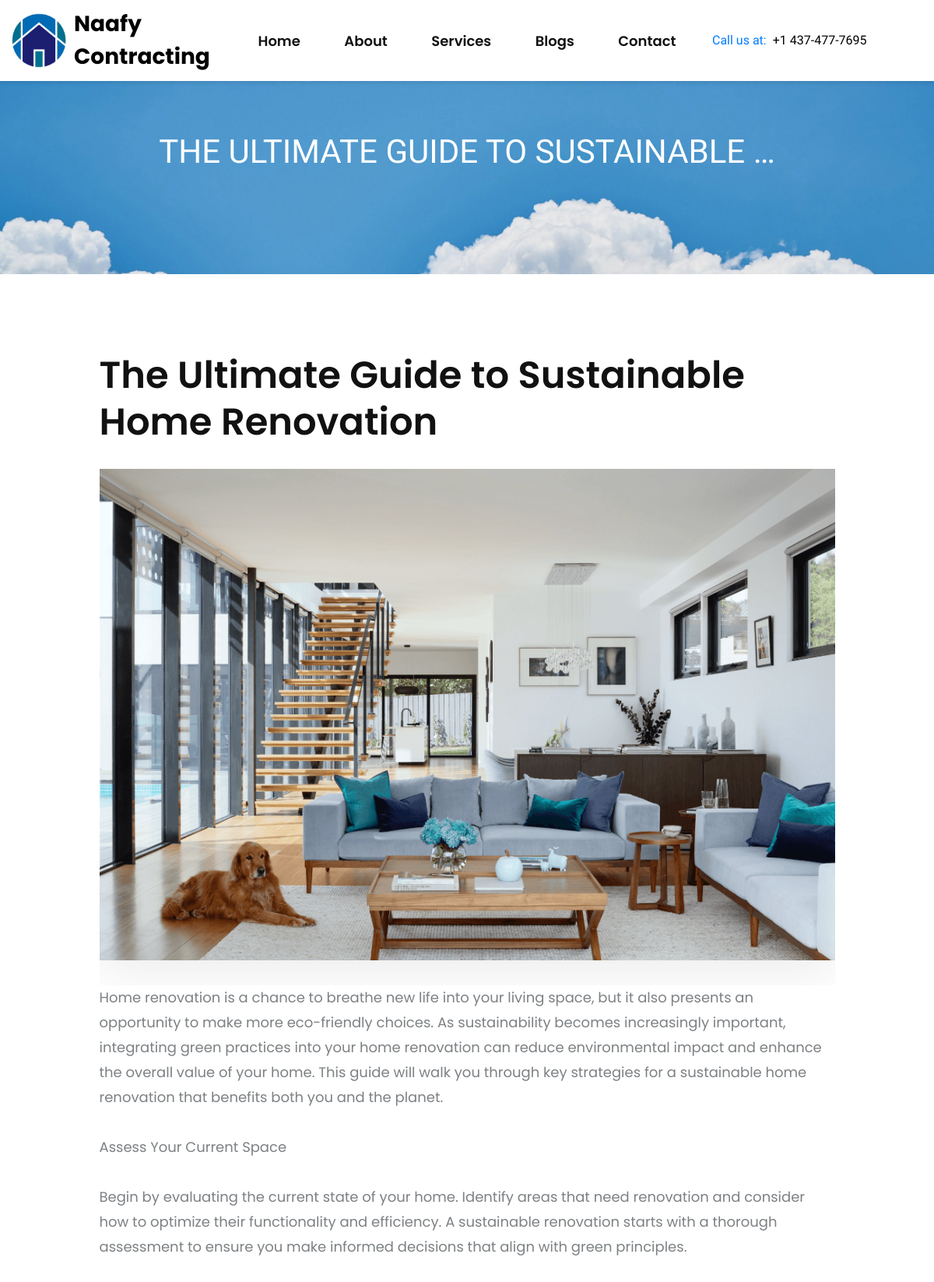
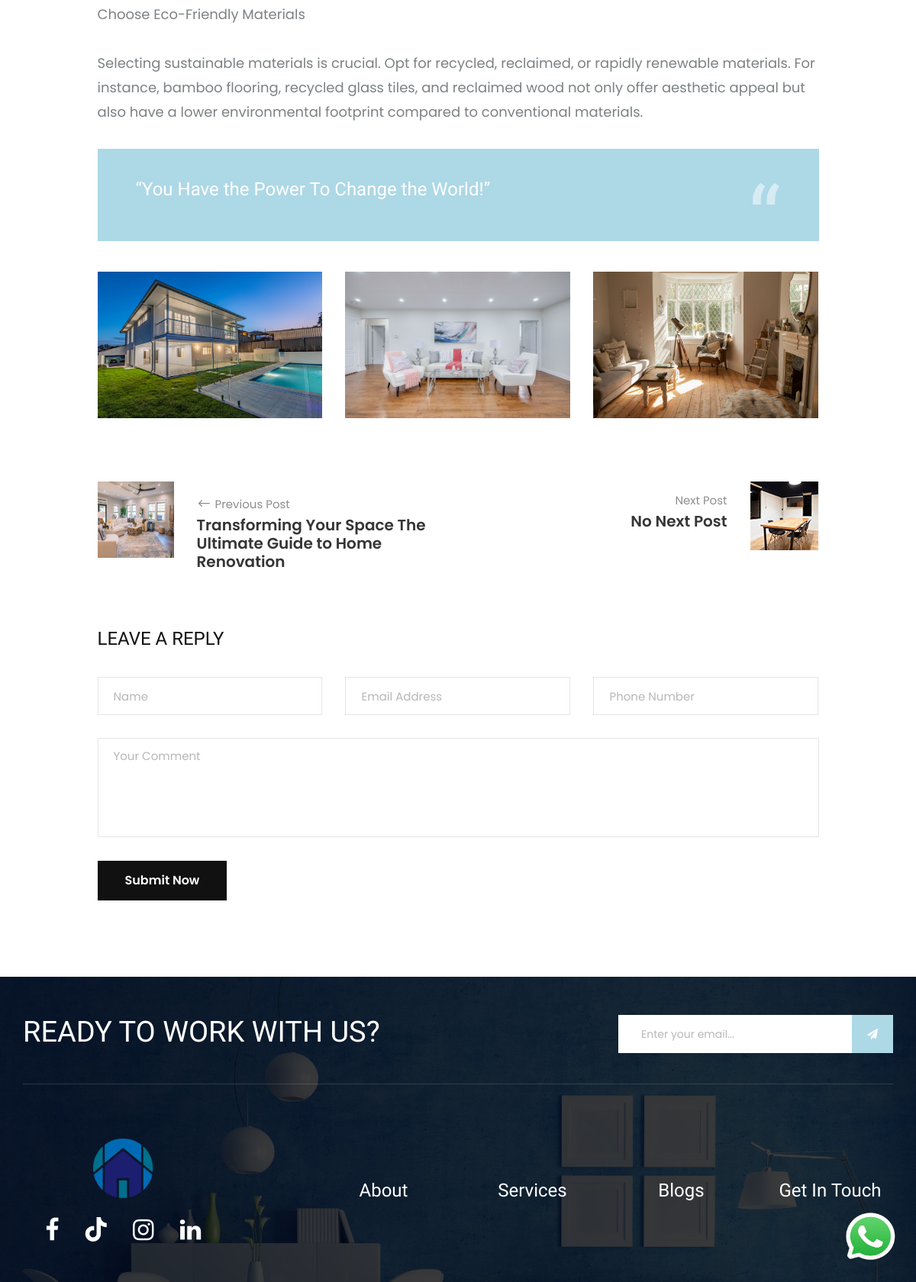
Page /projects/sustainable-home/ on the committed database (2 pictures, top to bottom).
### contact/models.py (models this page shows, shortened)
class ContactDetails(models.Model):
    phone_no = models.CharField(max_length=20, default="+123 456 7890")
    email = models.EmailField(unique=True)
    office_location = models.CharField(max_length=100)

### blog/models.py (models this page shows, shortened)
class Blog(models.Model):
    title = models.CharField(max_length=500)
    content = models.TextField()
    image = models.ImageField(upload_to='blog/', blank=True, null=True)
    slug = models.SlugField(unique=True, blank=True)
    quotes = models.CharField(max_length=500, default="You Have the Power To Change the World!")
    created_at = models.DateTimeField(auto_now_add=True)
    updated_at = models.DateTimeField(auto_now=True)
    latest = models.BooleanField(default=False)
    class Meta:
        verbose_name_plural = "Blogs"

class BlogImage(models.Model):
    blog = models.ForeignKey(Blog, on_delete=models.CASCADE, related_name='images')
    image = models.ImageField(upload_to='blog_images/')
    class Meta:
        verbose_name_plural = "Blog Images"

### blog/views.py (the view)
# urls.py: path("<slug:slug>/", views.blog_details, name="blog-details"),
@csrf_protect
def blog_details(request, slug):
    blog = get_object_or_404(Blog, slug=slug)
    if request.method == "POST":
        name = request.POST.get("name")
        email = request.POST.get("email")
        phone_no = request.POST.get("phone_no")
        reply = request.POST.get("reply")
        if name and email and reply:
            BlogReply.objects.create(
                blog=blog,
                name=name,
                email=email,
                phone_no=phone_no,
                reply=reply
            )
            return redirect('blog:blog-details', slug=slug)
        else:
            error_message = "Please fill in all required fields."
    else:
        error_message = None
    previous_blog = Blog.objects.filter(created_at__lt=blog.created_at).order_by('-created_at').first()
    next_blog = Blog.objects.filter(created_at__gt=blog.created_at).order_by('created_at').first()
    blog_images = BlogImage.objects.filter(blog=blog)
    context = {
        'blogs': blog,
        'previous_blog': previous_blog,
        'next_blog': next_blog,
        'blog_images': blog_images,
        'error_message': error_message,  # Pass the error message to the template
    }
    return render(request, "blog/blog-detail.html", context)

### home/context_processors.py (called while the page is built)
def default(request):
    contact_details = ContactDetails.objects.first()
    return {
        "contact_details" : contact_details,
    }

### templates/blog/blog-detail.html (shortened to what this page needs)
{% extends "partials/core.html" %}
{% load static %}
{% block content %}
<div class="breadcrumb-option spad set-bg" data-setbg="{% static 'img/clouds.jpg' %}">
    <div class="container">
        <div class="row">
            <div class="col-lg-12 text-center">
                <div class="breadcrumb__text">
                    <h2>{{blogs.title|truncatewords:5}}</h2>
                </div>
            </div>
        </div>
    </div>
</div>
<section class="blog-details spad">
    <div class="container">
        <div class="row d-flex justify-content-center">
            <div class="col-lg-10">
                <div class="blog__details__content">
                    <div class="blog__details__title">
                        <h2>{{blogs.title}}</h2>
                        <div class="hover-effect">
                            <img src="{{blogs.image.url}}" alt="">
                        </div>
                        <p>{{blogs.content|linebreaksbr}}</p>
                    </div>
                    <div class="blog__item__quote">
                        <p>“{{blogs.quotes}}”</p>
                    </div>
                    <div class="blog__details__pic">
                        <div class="row">
                            {% for image in blog_images %}
                            <div class="col-lg-4 col-md-4 col-sm-4 hover-effect">
                                <img style="height:80%; width:80%;" src="{{image.image.url}}" alt="">
                            </div>
                            {% endfor %}
                        </div>
                    </div>
                    <div class="blog__details__btns">
                        <div class="row">
                            <div class="col-lg-6 col-md-6 col-sm-6">
                                {% if previous_blog %}
                                    <a href="{% url 'blog:blog-details' previous_blog.slug %}" class="blog__details__btns__item">
                                        <div class="blog__details__btns__item__pic">
                                            <img style="height:100px; width:100px;" src="{{previous_blog.image.url}}" alt="">
                                        </div>
                                        <div class="blog__details__btns__item__text">
                                            <h6><span class="arrow_left"></span> Previous Post</h6>
                                            <h5>{{ previous_blog.title }}</h5>
                                        </div>
                                    </a>
                                {% endif %}
                            </div>
                            <div class="col-lg-6 col-md-6 col-sm-6">
                                {% if next_blog %}
                                    <a href="{% url 'blog:blog-details' next_blog.slug %}" class="blog__details__btns__item blog__details__btns__item--next">
                                        <div class="blog__details__btns__item__pic">
                                            <img style="height:100px; width:100px;" src="{{next_blog.image.url}}" alt="">
                                        </div>
                                        <div class="blog__details__btns__item__text">
                                            <h6>Next Post <span class="arrow_right"></span></h6>
                                            <h5>{{ next_blog.title }}</h5>
                                        </div>
                                    </a>
                                {% else %}
                                    <div class="blog__details__btns__item blog__details__btns__item--next">
                                        <div class="blog__details__btns__item__pic">
                                            <img src="{% static 'img/blog/details/next.jpg' %}" alt="">
                                        </div>
                                        <div class="blog__details__btns__item__text">
                                            <h6>Next Post</h6>
                                            <h5>No Next Post</h5>
                                        </div>
                                    </div>
                                {% endif %}
                            </div>
                        </div>
                    </div>
                    <div class="blog__details__comment__form">
                        <h4>Leave A Reply</h4>
                        <form method="POST">
                            <div class="row">
                                <div class="col-lg-4 col-md-4">
                                    <input type="text" name="name" id="name" placeholder="Name" required>
                                </div>
                                <div class="col-lg-4 col-md-4">
                                    <input type="email" name="email" id="email" placeholder="Email Address" required>
                                </div>
                                <div class="col-lg-4 col-md-4">
                                    <input type="number" name="phone_no" id="phone_no" placeholder="Phone Number">
                                </div>
                                <div class="col-lg-12">
                                    <textarea name="reply" id="reply" placeholder="Your Comment"></textarea>
                                    <button type="submit" class="site-btn">Submit Now</button>
                                </div>
                            </div>
                        </form>
                    </div>
                </div>
            </div>
        </div>
    </div>
</section>
{% endblock content %}

### templates/partials/core.html (shortened to what this page needs)
{% load static %}
<!DOCTYPE html>
<html lang="zxx">
<head>
    <link rel="stylesheet" href="https://cdnjs.cloudflare.com/ajax/libs/font-awesome/6.0.0/css/all.min.css">
    <link rel="stylesheet" href="{% static 'css/bootstrap.min.css' %}" type="text/css">
    <link rel="stylesheet" href="{% static 'css/font-awesome.min.css' %}" type="text/css">
    <link rel="stylesheet" href="{% static 'css/elegant-icons.css' %}" type="text/css">
    <link rel="stylesheet" href="{% static 'css/owl.carousel.min.css' %}" type="text/css">
    <link rel="stylesheet" href="{% static 'css/slicknav.min.css' %}" type="text/css">
    <link rel="stylesheet" href="{% static 'css/style.css' %}" type="text/css">
    <link rel="stylesheet" href="{% static 'css/custom.css' %}" type="text/css">
</head>
<body>
    <header class="header">
        <div class="container-fluid">
            <div class="row align-items-center">
                <div class="col-lg-3">
                    <div class="header__logo">
                        <a href="{% url 'home:home' %}">
                            <img src="{% static 'img/logo.png' %}" alt="Logo">
                        </a>
                        <span class="header__title">Naafy Contracting</span>
                    </div>
                </div>
                <div class="col-lg-6">
                    <nav class="header__menu desktop-menu">
                        <ul>
                            <li><a href="{% url 'home:home' %}">Home</a></li>
                            <li><a href="{% url 'aboutus:aboutus' %}">About</a></li>
                            <li><a href="{% url 'services:services' %}">Services</a></li>
                            <li><a href="{% url 'blog:blog-list' %}">Blogs</a></li>
                            <li><a href="{% url 'contact:contactus' %}">Contact</a></li>
                        </ul>
                    </nav>
                </div>
                <div class="col-lg-3">
                    <div class="header__widget">
                        <h4 class="mr-2 text-primary">Call us at:</h4>
                        <h4>{{contact_details.phone_no}}</h4>
                    </div>
                </div>
            </div>
        </div>
    </header>
    {% block content %}
    {% endblock content %}
    <div class="whatsapp-button">
        <a href="https://wa.me/+14374777695" target="_blank">
            <img src="{% static 'img/whatsapp-logo.png' %}" alt="WhatsApp Chat">
        </a>
    </div>
    <footer class="footer set-bg" data-setbg="{% static 'img/footer.jpg' %}">
        <div class="container">
            <div class="footer__top">
                <div class="row">
                    <div class="col-lg-8 col-md-6">
                        <div class="footer__top__text">
                            <h2>Ready To Work With Us?</h2>
                        </div>
                    </div>
                    <div class="col-lg-4 col-md-6">
                        <div class="footer__top__newslatter">
                            <form id="email-form" method="POST" action="{% url 'home:save-email' %}">
                                <input type="email" name="email" id="email" placeholder="Enter your email...">
                                <button class="button-hover-effect" type="submit"><i class="fa fa-send"></i></button>
                            </form>
                        </div>
                    </div>
                </div>
            </div>
            <div class="row">
                <div class="col-lg-3 col-md-6 col-sm-6 stats-container">
                    <div class="footer__about">
                        <div class="footer__logo">
                            <a href="{% url "home:home" %}"><img src="{% static 'img/logo.png' %}" width="80px" alt="Naafy Contracting"></a>
                        </div>
                        <div class="footer__social">
                            <a href="https://www.facebook.com/profile.php?id=61560731714423" target="_blank"><i class="fa fa-facebook" style="font-size: 2rem;"></i></a>
                            <a href="https://www.tiktok.com/@burly.contracting" target="_blank"><i class="fa-brands fa-tiktok" style="font-size: 2rem;"></i></a>
                            <a href="https://www.instagram.com/burly.contracting/?utm_source=ig_web_button_share_sheet" target="_blank"><i style="font-size: 2rem;" class="fa fa-instagram"></i></a>
                            <a href="#" target="_blank"><i style="font-size: 2rem;" class="fa fa-linkedin"></i></a>
                        </div>
                    </div>
                </div>
                <div class="col-lg-2 offset-lg-1 col-md-3 col-sm-6 stats-container">
                    <div class="footer__widget">
                        <a href="{% url 'aboutus:aboutus' %}"><h4 class="text-white">About</h4></a>
                    </div>
                </div>
                <div class="col-lg-2 col-md-3 col-sm-6 stats-container">
                    <div class="footer__widget">
                        <a href="{% url 'services:services' %}"><h4 class="text-white">Services</h4></a>
                    </div>
                </div>
                <div class="col-lg-2 col-md-6 col-sm-6 stats-container">
                    <div class="footer__address">
                        <a href="{% url 'blog:blog-list' %}"><h4 class="text-white">Blogs</h4></a>
                    </div>
                </div>
                <div class="col-lg-2 col-md-6 col-sm-6 stats-container">
                    <div class="footer__address">
                        <a href="{% url 'contact:contactus' %}"><h4 class="text-white">Get In Touch</h4></a>
                    </div>
                </div>
            </div>
        </div>
</footer>
</body>
</html>

### static/css/custom.css (style rules this page uses)
.whatsapp-button { position: fixed; bottom: 20px; right: 20px; z-index: 1000; width: 80px; height: 80px; border-radius: 50%; overflow: hidden; box-shadow: 0 4px 10px rgba(0, 0, 0, 0.1); transition: transform 0.3s ease, box-shadow 0.3s ease; }
.whatsapp-button img { width: 100%; height: 100%; }
.hover-effect { overflow: hidden; }
.hover-effect img { width: 100%; transition: transform 0.5s ease, box-shadow 0.5s ease; }
.button-hover-effect { background-color: #ADD8E6; border: none; color: white; padding: 10px 20px; font-size: 16px; cursor: pointer; transition: background-color 0.4s ease-in-out, transform 0.3s ease; position: relative; overflow: hidden; }
.button-hover-effect::before { content: ''; position: absolute; top: 0; left: -100%; width: 100%; height: 100%; background-color: #6F9ACB; transition: left 0.4s ease; z-index: -1; }
.stats-container { display: flex; flex-direction: column; align-items: center; justify-content: center; text-align: center; padding: 20px; }
.header { position: fixed; top: 0; width: 100%; z-index: 10; transition: background-color 0.3s; padding: 10px 0; background-color: white; box-shadow: 0 2px 5px rgba(0, 0, 0, 0.1); }
.header__logo { display: flex; align-items: center; }
.header__logo img { max-width: 70px; margin-right: 10px; }
.header__title { font-size: 28px; font-weight: bold; color: black; }
.header__widget { display: flex; align-items: center; color: black; }
.header__widget h4 { font-size: 16px; color: black; }
.header__menu.desktop-menu ul { display: flex; justify-content: space-evenly; list-style: none; padding: 0; margin: 0; }
@media (min-width: 769px) { .stats-container { display: flex; } }

### rows in the picture
ContactDetails: phone_no "+1 437-477-7695"
Blog: title "THE ULTIMATE GUIDE TO SUSTAINABLE …", title "The Ultimate Guide to Sustainable Home Renovation", image (picture), content "Home renovation is a chance to breathe new life into your living space, but it also presents an opportunity to make more eco-friendly choices. As sustainability becomes increasingly important, integrating green practices into your home renovation can reduce environmental impact and enhance the overall value of your home. This guide will walk you through key strategies for a sustainable home renovation that benefits both you and the planet. Assess Your Current Space Begin by evaluating the current state of your home. Identify areas that need renovation and consider how to optimize their functionality and efficiency. A sustainable renovation starts with a thorough assessment to ensure you…", quotes "You Have the Power To Change the World!"
BlogImage: image (picture)
BlogImage: image (picture)
BlogImage: image (picture)
Blog: image (picture), title "Transforming Your Space The Ultimate Guide to Home Renovation"
